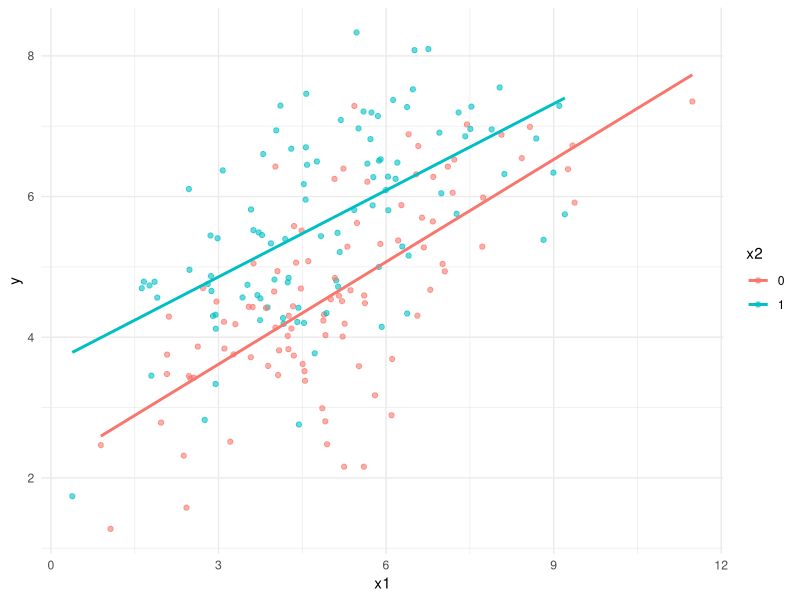

Recreate this plot in R.
## ---- chunk 1
library(tidyverse)
## ---- chunk 2
set.seed(123)

n <- 200
x1 <- rnorm(n, mean = 5, sd = 2)
x2 <- rbinom(n, 1, 0.5)
epsilon <- rnorm(n, mean = 0, sd = 1)

# True model: y = 2 + 0.5*x1 + 1.2*x2 + error
y <- 2 + 0.5 * x1 + 1.2 * x2 + epsilon

df <- tibble(y, x1, x2)
head(df)
## ---- chunk 3
model <- lm(y ~ x1 + x2, data = df)
summary(model)
## ---- chunk 4
ggplot(df, aes(x = x1, y = y, color = factor(x2))) +
  geom_point(alpha = 0.6) +
  geom_smooth(method = "lm", se = FALSE) +
  labs(color = "x2") +
  theme_minimal()
